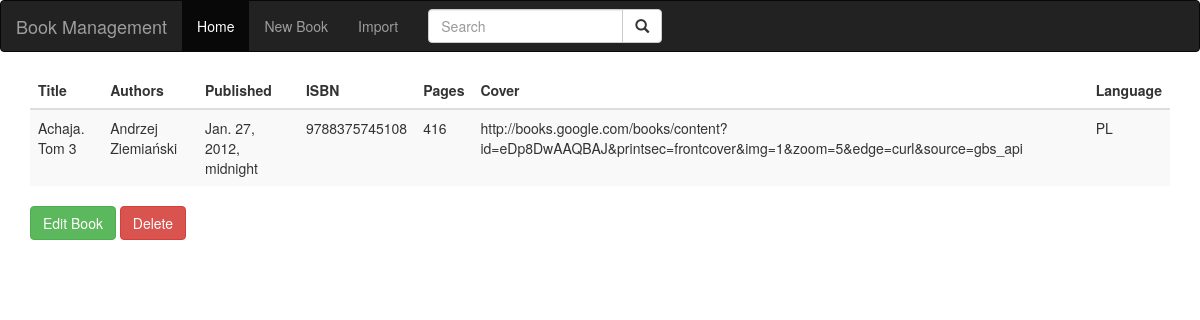
Screenshot of /book/1/ with the database file from the repository.
### books_app/models.py (models this page shows, shortened)
class Book(models.Model):
    title = models.CharField(max_length=50)
    authors = models.CharField(max_length=50)
    published_date = models.DateTimeField()
    isbn_number = models.CharField(max_length=13)
    page_count = models.PositiveSmallIntegerField()
    cover_link = models.URLField()
    language = models.CharField(max_length=3)
    create_date = models.DateTimeField(default=django.utils.timezone.now)

### books_app/views.py (the view)
# urls.py: path('book/<int:pk>/', BookDetailView.as_view(), name='book_detail'),
class BookDetailView(DetailView):
    model = Book
    template_name = 'books_app/detail.html'
    context_object_name = 'book'

### books_app/templates/books_app/detail.html
{% extends 'books_app/base.html' %}
{% block content %}
    <div class="container">
      <table class="table table-striped">
        <thead>
          <tr>
            <th>Title</th>
            <th>Authors</th>
            <th>Published</th>
            <th>ISBN</th>
            <th>Pages</th>
            <th>Cover</th>
            <th>Language</th>
          </tr>
        </thead>
          <tbody>
            <tr>
              <td>{{ book.title }}</td>
              <td>{{ book.authors }}</td>
              <td>{{ book.published_date }}</td>
              <td>{{ book.isbn_number }}</td>
              <td>{{ book.page_count }}</td>
              <td>{{ book.cover_link }}</td>
              <td>{{ book.language }}</td>
            </tr>
          </tbody>
      </table>
      <div class="form-group">
          <a href="{% url 'book_update' book.id %}" class="btn btn-success">Edit Book</a>
          <a href="{% url 'book_delete' book.id %}" class="btn btn-danger">Delete</a>
      </div>
    </div>
{% endblock content %}

### rows the page displays
Book: title "Achaja. Tom 3", authors "Andrzej Ziemiański", published_date "Jan. 27, 2012, midnight", isbn_number "9788375745108", page_count "416", cover_link "http://books.google.com/books/content?id=eDp8DwAAQBAJ&printsec=frontcover&img=1&zoom=5&edge=curl&source=gbs_api", language "PL"
